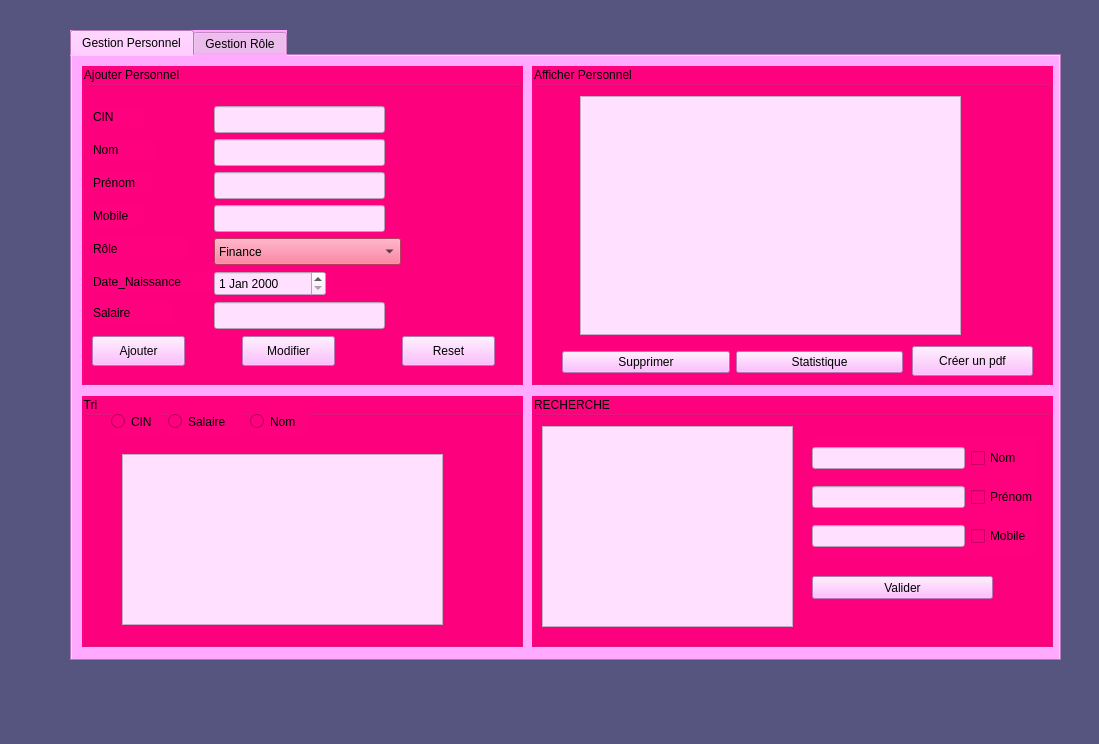
<?xml version="1.0" encoding="UTF-8"?>
<ui version="4.0">
 <class>MainWindow</class>
 <widget class="QMainWindow" name="MainWindow">
  <property name="geometry">
   <rect>
    <x>0</x>
    <y>0</y>
    <width>1099</width>
    <height>744</height>
   </rect>
  </property>
  <property name="windowTitle">
   <string>MainWindow</string>
  </property>
  <property name="styleSheet">
   <string notr="true">background-color: rgb(206, 137, 103);
background-color: rgb(85, 85, 127);
</string>
  </property>
  <widget class="QWidget" name="centralwidget">
   <widget class="QTabWidget" name="tabWidget">
    <property name="geometry">
     <rect>
      <x>70</x>
      <y>30</y>
      <width>991</width>
      <height>631</height>
     </rect>
    </property>
    <property name="styleSheet">
     <string notr="true">alternate-background-color: rgb(255, 170, 255);
background-color: rgb(255,170, 255);</string>
    </property>
    <property name="currentIndex">
     <number>0</number>
    </property>
    <widget class="QWidget" name="tab">
     <attribute name="title">
      <string>Gestion Personnel</string>
     </attribute>
     <widget class="QGroupBox" name="groupBox_7">
      <property name="geometry">
       <rect>
        <x>10</x>
        <y>340</y>
        <width>441</width>
        <height>251</height>
       </rect>
      </property>
      <property name="styleSheet">
       <string notr="true">font: 10pt &quot;MS Shell Dlg 2&quot;;
background-color:rgb(255, 0, 127);</string>
      </property>
      <property name="title">
       <string>Tri</string>
      </property>
      <widget class="QTableView" name="tableViewT">
       <property name="geometry">
        <rect>
         <x>40</x>
         <y>58</y>
         <width>321</width>
         <height>171</height>
        </rect>
       </property>
       <property name="styleSheet">
        <string notr="true">background-color: rgb(255, 255, 255);
background-color: rgb(255, 225, 255);</string>
       </property>
      </widget>
      <widget class="QRadioButton" name="radioButton">
       <property name="geometry">
        <rect>
         <x>29</x>
         <y>13</y>
         <width>51</width>
         <height>25</height>
        </rect>
       </property>
       <property name="text">
        <string>CIN</string>
       </property>
      </widget>
      <widget class="QRadioButton" name="radioButton_salaire">
       <property name="geometry">
        <rect>
         <x>86</x>
         <y>13</y>
         <width>76</width>
         <height>25</height>
        </rect>
       </property>
       <property name="text">
        <string>Salaire</string>
       </property>
      </widget>
      <widget class="QRadioButton" name="radioButton_2">
       <property name="geometry">
        <rect>
         <x>168</x>
         <y>13</y>
         <width>60</width>
         <height>25</height>
        </rect>
       </property>
       <property name="text">
        <string>Nom</string>
       </property>
      </widget>
     </widget>
     <widget class="QGroupBox" name="groupBox_5">
      <property name="geometry">
       <rect>
        <x>460</x>
        <y>340</y>
        <width>521</width>
        <height>251</height>
       </rect>
      </property>
      <property name="styleSheet">
       <string notr="true">font: 10pt &quot;MS Shell Dlg 2&quot;;
background-color:rgb(255, 0, 127);</string>
      </property>
      <property name="title">
       <string>RECHERCHE</string>
      </property>
      <widget class="QWidget" name="gridLayoutWidget">
       <property name="geometry">
        <rect>
         <x>280</x>
         <y>40</y>
         <width>226</width>
         <height>122</height>
        </rect>
       </property>
       <layout class="QGridLayout" name="gridLayout">
        <item row="2" column="0">
         <widget class="QLineEdit" name="lineEdit_2">
          <property name="styleSheet">
           <string notr="true">background-color: rgb(255, 225, 255);</string>
          </property>
         </widget>
        </item>
        <item row="0" column="0">
         <widget class="QLineEdit" name="lineEdit">
          <property name="styleSheet">
           <string notr="true">background-color: rgb(255, 225, 255);</string>
          </property>
         </widget>
        </item>
        <item row="1" column="0">
         <widget class="QLineEdit" name="lineEdit_3">
          <property name="styleSheet">
           <string notr="true">background-color: rgb(255, 225, 255);</string>
          </property>
         </widget>
        </item>
        <item row="1" column="1">
         <widget class="QCheckBox" name="checkBox_2">
          <property name="text">
           <string>Prénom</string>
          </property>
         </widget>
        </item>
        <item row="2" column="1">
         <widget class="QCheckBox" name="checkBox_3">
          <property name="text">
           <string>Mobile</string>
          </property>
         </widget>
        </item>
        <item row="0" column="1">
         <widget class="QCheckBox" name="checkBox">
          <property name="text">
           <string>Nom</string>
          </property>
         </widget>
        </item>
       </layout>
      </widget>
      <widget class="QPushButton" name="pushButton_5">
       <property name="geometry">
        <rect>
         <x>280</x>
         <y>180</y>
         <width>181</width>
         <height>23</height>
        </rect>
       </property>
       <property name="styleSheet">
        <string notr="true">background-color: rgb(255, 170, 255);</string>
       </property>
       <property name="text">
        <string>Valider</string>
       </property>
      </widget>
      <widget class="QTableView" name="tableView">
       <property name="geometry">
        <rect>
         <x>10</x>
         <y>30</y>
         <width>251</width>
         <height>201</height>
        </rect>
       </property>
       <property name="styleSheet">
        <string notr="true">background-color: rgb(255, 225, 255);</string>
       </property>
      </widget>
     </widget>
     <widget class="QGroupBox" name="groupBox_2">
      <property name="geometry">
       <rect>
        <x>460</x>
        <y>10</y>
        <width>521</width>
        <height>319</height>
       </rect>
      </property>
      <property name="styleSheet">
       <string notr="true">
font: 10pt &quot;MS Shell Dlg 2&quot;;
background-color:rgb(255, 0, 127);</string>
      </property>
      <property name="title">
       <string>Afficher Personnel</string>
      </property>
      <widget class="QWidget" name="horizontalLayoutWidget_3">
       <property name="geometry">
        <rect>
         <x>30</x>
         <y>280</y>
         <width>341</width>
         <height>32</height>
        </rect>
       </property>
       <layout class="QHBoxLayout" name="horizontalLayout_3">
        <item>
         <widget class="QPushButton" name="pushButton_4">
          <property name="styleSheet">
           <string notr="true">background-color: rgb(255, 170, 255);</string>
          </property>
          <property name="text">
           <string>Supprimer</string>
          </property>
         </widget>
        </item>
        <item>
         <widget class="QPushButton" name="pushButton_6">
          <property name="styleSheet">
           <string notr="true">background-color: rgb(255, 170, 255);</string>
          </property>
          <property name="text">
           <string>Statistique</string>
          </property>
         </widget>
        </item>
       </layout>
      </widget>
      <widget class="QPushButton" name="pushButton_10">
       <property name="geometry">
        <rect>
         <x>380</x>
         <y>280</y>
         <width>121</width>
         <height>30</height>
        </rect>
       </property>
       <property name="styleSheet">
        <string notr="true">background-color: rgb(255, 170, 255);</string>
       </property>
       <property name="text">
        <string>Créer un pdf</string>
       </property>
      </widget>
      <widget class="QTableView" name="tableView_3">
       <property name="geometry">
        <rect>
         <x>48</x>
         <y>30</y>
         <width>381</width>
         <height>239</height>
        </rect>
       </property>
       <property name="styleSheet">
        <string notr="true">background-color: rgb(255, 170, 127);
background-color: rgb(255, 225, 255);</string>
       </property>
      </widget>
     </widget>
     <widget class="QGroupBox" name="groupBox">
      <property name="geometry">
       <rect>
        <x>10</x>
        <y>10</y>
        <width>441</width>
        <height>319</height>
       </rect>
      </property>
      <property name="styleSheet">
       <string notr="true">font: 10pt &quot;MS Shell Dlg 2&quot;;
background-color:rgb(255, 0, 127);</string>
      </property>
      <property name="title">
       <string>Ajouter Personnel</string>
      </property>
      <widget class="QLabel" name="label">
       <property name="geometry">
        <rect>
         <x>11</x>
         <y>40</y>
         <width>51</width>
         <height>21</height>
        </rect>
       </property>
       <property name="text">
        <string>CIN</string>
       </property>
      </widget>
      <widget class="QLabel" name="label_5">
       <property name="geometry">
        <rect>
         <x>11</x>
         <y>73</y>
         <width>61</width>
         <height>21</height>
        </rect>
       </property>
       <property name="text">
        <string>Nom</string>
       </property>
      </widget>
      <widget class="QLineEdit" name="lineEditnom">
       <property name="geometry">
        <rect>
         <x>132</x>
         <y>73</y>
         <width>171</width>
         <height>27</height>
        </rect>
       </property>
       <property name="styleSheet">
        <string notr="true">background-color: rgb(255, 170, 255);
background-color: rgb(255, 225, 255);</string>
       </property>
      </widget>
      <widget class="QLineEdit" name="lineEditcin">
       <property name="geometry">
        <rect>
         <x>132</x>
         <y>40</y>
         <width>171</width>
         <height>27</height>
        </rect>
       </property>
       <property name="styleSheet">
        <string notr="true">background-color: rgb(255, 170, 255);
background-color: rgb(255, 225, 255);</string>
       </property>
      </widget>
      <widget class="QLineEdit" name="lineEditprenom">
       <property name="geometry">
        <rect>
         <x>132</x>
         <y>106</y>
         <width>171</width>
         <height>27</height>
        </rect>
       </property>
       <property name="styleSheet">
        <string notr="true">background-color: rgb(255, 170, 255);
background-color: rgb(255, 225, 255);</string>
       </property>
      </widget>
      <widget class="QLabel" name="label_6">
       <property name="geometry">
        <rect>
         <x>11</x>
         <y>106</y>
         <width>58</width>
         <height>21</height>
        </rect>
       </property>
       <property name="text">
        <string>Prénom</string>
       </property>
      </widget>
      <widget class="QLabel" name="label_7">
       <property name="geometry">
        <rect>
         <x>11</x>
         <y>139</y>
         <width>50</width>
         <height>21</height>
        </rect>
       </property>
       <property name="text">
        <string>Mobile</string>
       </property>
      </widget>
      <widget class="QLineEdit" name="lineEditmobile">
       <property name="geometry">
        <rect>
         <x>132</x>
         <y>139</y>
         <width>171</width>
         <height>27</height>
        </rect>
       </property>
       <property name="styleSheet">
        <string notr="true">background-color: rgb(255, 170, 255);
background-color: rgb(255, 225, 255);
</string>
       </property>
      </widget>
      <widget class="QLabel" name="label_4">
       <property name="geometry">
        <rect>
         <x>11</x>
         <y>172</y>
         <width>96</width>
         <height>21</height>
        </rect>
       </property>
       <property name="text">
        <string>Rôle</string>
       </property>
      </widget>
      <widget class="QDateEdit" name="dateEditdate_naissance">
       <property name="geometry">
        <rect>
         <x>132</x>
         <y>205</y>
         <width>112</width>
         <height>25</height>
        </rect>
       </property>
       <property name="styleSheet">
        <string notr="true">background-color: rgb(255, 170, 255);
background-color: rgb(255, 225, 255);
</string>
       </property>
      </widget>
      <widget class="QLabel" name="label_3">
       <property name="geometry">
        <rect>
         <x>11</x>
         <y>205</y>
         <width>121</width>
         <height>21</height>
        </rect>
       </property>
       <property name="text">
        <string>Date_Naissance</string>
       </property>
      </widget>
      <widget class="QLabel" name="label_2">
       <property name="geometry">
        <rect>
         <x>11</x>
         <y>236</y>
         <width>81</width>
         <height>21</height>
        </rect>
       </property>
       <property name="text">
        <string>Salaire</string>
       </property>
      </widget>
      <widget class="QLineEdit" name="lineEditsalaire">
       <property name="geometry">
        <rect>
         <x>132</x>
         <y>236</y>
         <width>171</width>
         <height>27</height>
        </rect>
       </property>
       <property name="styleSheet">
        <string notr="true">background-color: rgb(255, 170, 255);
background-color: rgb(255, 225, 255);</string>
       </property>
      </widget>
      <widget class="QComboBox" name="comboBox">
       <property name="geometry">
        <rect>
         <x>132</x>
         <y>172</y>
         <width>187</width>
         <height>27</height>
        </rect>
       </property>
       <property name="styleSheet">
        <string notr="true">background-color: rgb(255, 85, 127);</string>
       </property>
       <item>
        <property name="text">
         <string>Finance</string>
        </property>
       </item>
       <item>
        <property name="text">
         <string>Ressources Humaines</string>
        </property>
       </item>
       <item>
        <property name="text">
         <string>Administration</string>
        </property>
       </item>
       <item>
        <property name="text">
         <string>Informatique</string>
        </property>
       </item>
       <item>
        <property name="text">
         <string>Marketing</string>
        </property>
       </item>
      </widget>
      <widget class="QPushButton" name="pushButton_2">
       <property name="geometry">
        <rect>
         <x>10</x>
         <y>270</y>
         <width>93</width>
         <height>30</height>
        </rect>
       </property>
       <property name="styleSheet">
        <string notr="true">background-color: rgb(255, 170, 255);</string>
       </property>
       <property name="text">
        <string>Ajouter</string>
       </property>
      </widget>
      <widget class="QPushButton" name="pushButton">
       <property name="geometry">
        <rect>
         <x>320</x>
         <y>270</y>
         <width>93</width>
         <height>30</height>
        </rect>
       </property>
       <property name="styleSheet">
        <string notr="true">background-color: rgb(255, 170, 255);</string>
       </property>
       <property name="text">
        <string>Reset</string>
       </property>
      </widget>
      <widget class="QPushButton" name="pushButton_3">
       <property name="geometry">
        <rect>
         <x>160</x>
         <y>270</y>
         <width>93</width>
         <height>30</height>
        </rect>
       </property>
       <property name="styleSheet">
        <string notr="true">background-color: rgb(255, 170, 255);</string>
       </property>
       <property name="text">
        <string>Modifier</string>
       </property>
      </widget>
     </widget>
    </widget>
    <widget class="QWidget" name="tab_2">
     <attribute name="title">
      <string>Gestion Rôle</string>
     </attribute>
     <widget class="QGroupBox" name="groupBox_3">
      <property name="geometry">
       <rect>
        <x>500</x>
        <y>10</y>
        <width>471</width>
        <height>581</height>
       </rect>
      </property>
      <property name="styleSheet">
       <string notr="true">font: 10pt &quot;MS Shell Dlg 2&quot;;
background-color:rgb(255, 0, 127);
</string>
      </property>
      <property name="title">
       <string>Afficher Rôle</string>
      </property>
      <widget class="QTableView" name="tableViewD">
       <property name="geometry">
        <rect>
         <x>30</x>
         <y>60</y>
         <width>391</width>
         <height>411</height>
        </rect>
       </property>
       <property name="styleSheet">
        <string notr="true">background-color: rgb(255, 170, 255);
background-color: rgb(255, 225, 255);</string>
       </property>
      </widget>
      <widget class="QPushButton" name="supprimer_role">
       <property name="geometry">
        <rect>
         <x>190</x>
         <y>500</y>
         <width>93</width>
         <height>30</height>
        </rect>
       </property>
       <property name="styleSheet">
        <string notr="true">background-color: rgb(255, 170, 255);</string>
       </property>
       <property name="text">
        <string>Supprimer</string>
       </property>
      </widget>
     </widget>
     <widget class="QGroupBox" name="groupBox_4">
      <property name="geometry">
       <rect>
        <x>10</x>
        <y>10</y>
        <width>481</width>
        <height>581</height>
       </rect>
      </property>
      <property name="styleSheet">
       <string notr="true">font: 10pt &quot;MS Shell Dlg 2&quot;;
background-color:rgb(255, 0, 127);</string>
      </property>
      <property name="title">
       <string>Ajouter Rôle</string>
      </property>
      <widget class="QLabel" name="label_8">
       <property name="geometry">
        <rect>
         <x>32</x>
         <y>150</y>
         <width>61</width>
         <height>21</height>
        </rect>
       </property>
       <property name="styleSheet">
        <string notr="true">font: 11pt &quot;Palatino Linotype&quot;;
font: 10pt &quot;MS Shell Dlg 2&quot;;</string>
       </property>
       <property name="text">
        <string>Nom</string>
       </property>
      </widget>
      <widget class="QLabel" name="label_10">
       <property name="geometry">
        <rect>
         <x>30</x>
         <y>220</y>
         <width>121</width>
         <height>21</height>
        </rect>
       </property>
       <property name="styleSheet">
        <string notr="true">font: 10pt &quot;MS Shell Dlg 2&quot;;</string>
       </property>
       <property name="text">
        <string>Description</string>
       </property>
      </widget>
      <widget class="QLineEdit" name="lineEdit_description">
       <property name="geometry">
        <rect>
         <x>170</x>
         <y>220</y>
         <width>221</width>
         <height>27</height>
        </rect>
       </property>
       <property name="styleSheet">
        <string notr="true">background-color: rgb(255, 170, 255);
background-color: rgb(255, 225, 255);</string>
       </property>
      </widget>
      <widget class="QLabel" name="label_9">
       <property name="geometry">
        <rect>
         <x>38</x>
         <y>300</y>
         <width>121</width>
         <height>21</height>
        </rect>
       </property>
       <property name="styleSheet">
        <string notr="true">font: 10pt &quot;MS Shell Dlg 2&quot;;</string>
       </property>
       <property name="text">
        <string>Nb_Employés</string>
       </property>
      </widget>
      <widget class="QLineEdit" name="lineEdit_nb_employes">
       <property name="geometry">
        <rect>
         <x>170</x>
         <y>300</y>
         <width>221</width>
         <height>27</height>
        </rect>
       </property>
       <property name="styleSheet">
        <string notr="true">background-color: rgb(255, 170, 255);
background-color: rgb(255, 225, 255);</string>
       </property>
      </widget>
      <widget class="QComboBox" name="comboBox_2">
       <property name="geometry">
        <rect>
         <x>170</x>
         <y>140</y>
         <width>221</width>
         <height>27</height>
        </rect>
       </property>
       <property name="styleSheet">
        <string notr="true">background-color: rgb(255, 85, 127);</string>
       </property>
       <item>
        <property name="text">
         <string>Finance</string>
        </property>
       </item>
       <item>
        <property name="text">
         <string>Marketing</string>
        </property>
       </item>
       <item>
        <property name="text">
         <string>Ressources Humaines</string>
        </property>
       </item>
       <item>
        <property name="text">
         <string>Administration</string>
        </property>
       </item>
       <item>
        <property name="text">
         <string>Informatique</string>
        </property>
       </item>
      </widget>
      <widget class="QPushButton" name="ajouter2">
       <property name="geometry">
        <rect>
         <x>40</x>
         <y>440</y>
         <width>93</width>
         <height>30</height>
        </rect>
       </property>
       <property name="styleSheet">
        <string notr="true">background-color: rgb(255, 170, 255);</string>
       </property>
       <property name="text">
        <string>Ajouter</string>
       </property>
      </widget>
      <widget class="QPushButton" name="pushButton_8">
       <property name="geometry">
        <rect>
         <x>190</x>
         <y>440</y>
         <width>93</width>
         <height>30</height>
        </rect>
       </property>
       <property name="styleSheet">
        <string notr="true">background-color: rgb(255, 170, 255);</string>
       </property>
       <property name="text">
        <string>Reset</string>
       </property>
      </widget>
      <widget class="QPushButton" name="modifier_role">
       <property name="geometry">
        <rect>
         <x>340</x>
         <y>440</y>
         <width>93</width>
         <height>30</height>
        </rect>
       </property>
       <property name="styleSheet">
        <string notr="true">background-color: rgb(255, 170, 255);</string>
       </property>
       <property name="text">
        <string>Modifier</string>
       </property>
      </widget>
     </widget>
    </widget>
   </widget>
  </widget>
  <widget class="QMenuBar" name="menubar">
   <property name="geometry">
    <rect>
     <x>0</x>
     <y>0</y>
     <width>1099</width>
     <height>26</height>
    </rect>
   </property>
  </widget>
  <widget class="QStatusBar" name="statusbar"/>
 </widget>
 <resources/>
 <connections/>
</ui>
